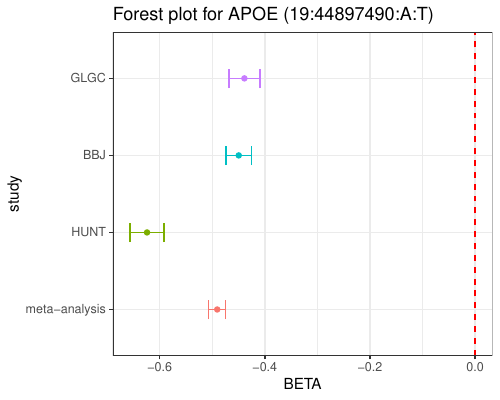

Here is the R script that generated this plot:
library(ggplot2)
#read in data frames
hunt<-fread(file="HUNT-LDL-preMeta.txt")
bbj<-fread(file="BBJ-LDL-preMeta.txt")
glgc<-fread(file="GLGC-LDL-hg38-preMeta.txt")
meta<-fread(file="METAANALYSIS1.TBL")

#read in data for rs61679753 in APOE
df<-rbind(glgc[glgc$SNPID=="19:44897490:A:T",],
          bbj[bbj$SNPID=="19:44897490:A:T",],
          hunt[hunt$SNPID=="19:44897490:A:T",],fill=TRUE)
df<-cbind(df,data.frame(study=c("GLGC","BBJ","HUNT")))

#get pooled beta estimate
df$w<-1/(df$SE*df$SE)
df$wB<-df$w*df$BETA
beta_pooled<-sum(df$wB)/sum(df$w)
beta_pooled_se<-sqrt(1/sum(df$w))

#read in meta-analysis data
df2<-meta[meta$MarkerName=="19:44897490:A:T",]
df2$study<-"meta-analysis"
df2$BETA<-beta_pooled
df2$SE<-beta_pooled_se
df<-rbind(df,df2,fill=TRUE)

#make 95% Confidence intervals
df$UB<-df$BETA+(1.96*df$SE)
df$LB<-df$BETA-(1.96*df$SE)
df<-df%>%mutate(study= fct_relevel(study,"meta-analysis","HUNT","BBJ","GLGC") )

#make plot
pdf(file="ForestPlot.pdf",height=4,width=5)
ggplot(df,aes(x=BETA,y=study,color=study)) + geom_point() + theme_bw() +
  geom_vline(xintercept=0,linetype="dashed",color="red") +
  geom_errorbarh(aes(xmin=LB,xmax=UB),height=0.25) +
  labs(title="Forest plot for APOE (19:44897490:A:T)") +
  theme(legend.position="none")
dev.off()
